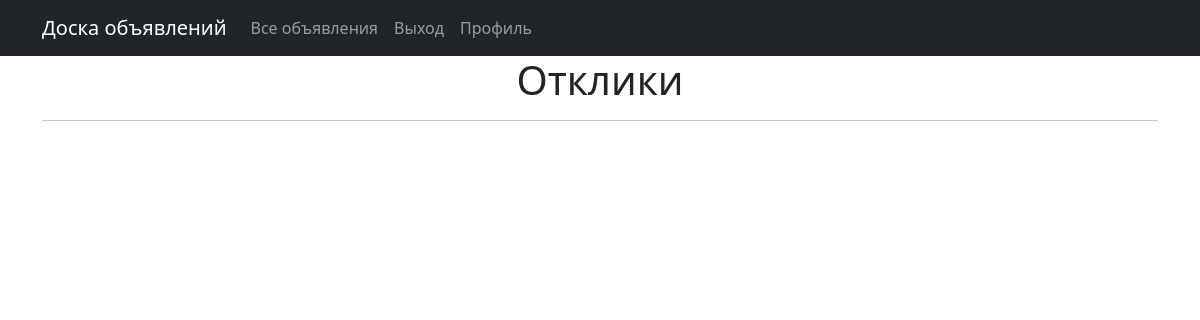
/bulletin/10/user_response (signed in), run on an earlier commit of the app's database.
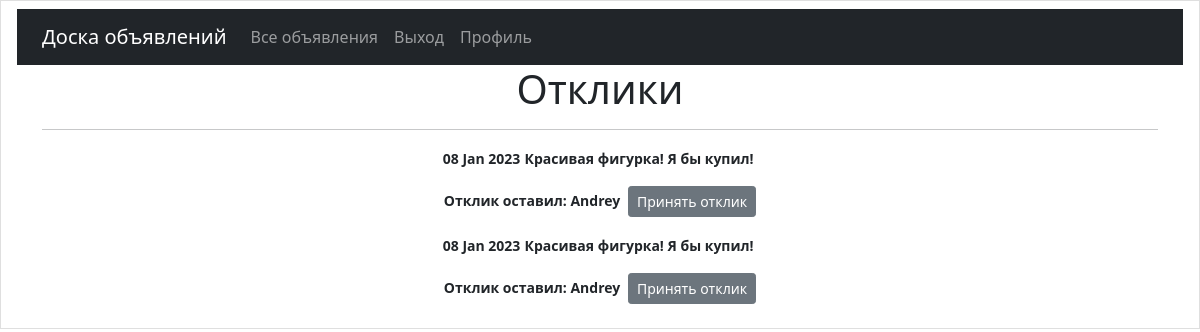
And on a later commit of the database.
### bulletin/models.py (models this page shows, shortened)
class Response(models.Model):
    class Meta:
        verbose_name = u"Комментарий к новости"
        verbose_name_plural = u"Комментарии к новостям"
    commentPost = models.ForeignKey(Post, on_delete=models.CASCADE, verbose_name='Объявление')
    commentUser = models.ForeignKey(User, on_delete=models.CASCADE, verbose_name='Пользователь')
    text = models.TextField(verbose_name='Отклик')
    dateCreation = models.DateTimeField(auto_now_add=True, verbose_name='Дата')
    status = models.BooleanField(default=False)

### bulletin/views.py (the view)
# urls.py: path('<int:pk>/user_response', user_response, name='user_response'),
@login_required  # проверка зареган ли user
def user_response(request, pk):
    user = request.user
    post = Post.objects.get(id=pk)
    response = Response.objects.filter(commentPost=post)
    return render(request, 'user_response.html', {
        'responses': response})

### bulletin/templatetags/custom_filters.py (called while the page is built)
@register.filter()
def censor(value):
    for word in black_words:
        value = value.replace(word[1:], '*' * (len(word) - 1))
    return value

### templates/user_response.html
{% extends 'flatpages/default.html' %}
{% load custom_filters %}
{% block content %}
<h1>Отклики </h1>
<hr>
           {% for response in responses|dictsortreversed:"dateCreation"%}
            <html class="list-group-item">
                    <p class="fw-bold">
                    <small class="fw-bold">{{ response.dateCreation|date:'d M Y' }}</small>
                    <small class="fw-bold">{{ response.text|censor }}&nbsp;</small></p>
                    <p><small class="fw-bold">Отклик оставил: {{ response.commentUser }}&nbsp;</small>
                        {% if response.status %}
                            <a href="{% url 'accept_response' response.id %}" class="btn btn-secondary btn-sm">Отменить отклик</a>
                            {% else %}
                            <a href="{% url 'accept_response' response.id %}" class="btn btn-secondary btn-sm">Принять отклик</a></p>
                        {% endif %}
            {% endfor %}
{% endblock content %}

### templates/flatpages/default.html (shortened to what this page needs)
<!DOCTYPE html>
<html lang="en">
{% load i18n %}
{% load tz %}
{% load cache %}
{% load custom_tags %}
{% load static %}
    <head>
    </head>
        <link href="{% static 'css/styles.css' %}" rel="stylesheet" />
    <body>
        <nav class="navbar navbar-expand-lg navbar-dark bg-dark static-top">
           <div class="container">
               <a class="navbar-brand" href="#">Доска объявлений</a>
               <div class="collapse navbar-collapse" id="navbarResponsive">
                   <ul class="navbar-nav ml-auto">
                       <li class="nav-item">
                           <a class="nav-link" href="/bulletin/">Все объявления</a>
                       </li>
                       {% if request.user.is_authenticated %}
                          <li class="nav-item" >
                               <a class="nav-link" href="/accounts/logout/" >Выход</a>
                            </li>
                       {%endif%}
                        {% if request.user.is_authenticated %}
                            <li class="nav-item" >
                               <a class="nav-link" href="/bulletin/profile/" >Профиль</a>
                           </li>
                        {%endif%}
                   </ul>
               </div>
           </div>
        </nav>
        <div class="container">
            <div class="row">
                <div class="col-lg-12 text-center">
                    {% block content %}{% endblock content %}
                </div>
            </div>
        </div>
    </body>
</html>

What changed in the data, as far as the page shows it:
added Response: dateCreation "08 Jan 2023", text|censor "Красивая фигурка! Я бы купил!", commentUser "Andrey", status "Принять отклик"
added Response: dateCreation "08 Jan 2023", text|censor "Красивая фигурка! Я бы купил!", commentUser "Andrey", status "Принять отклик"
